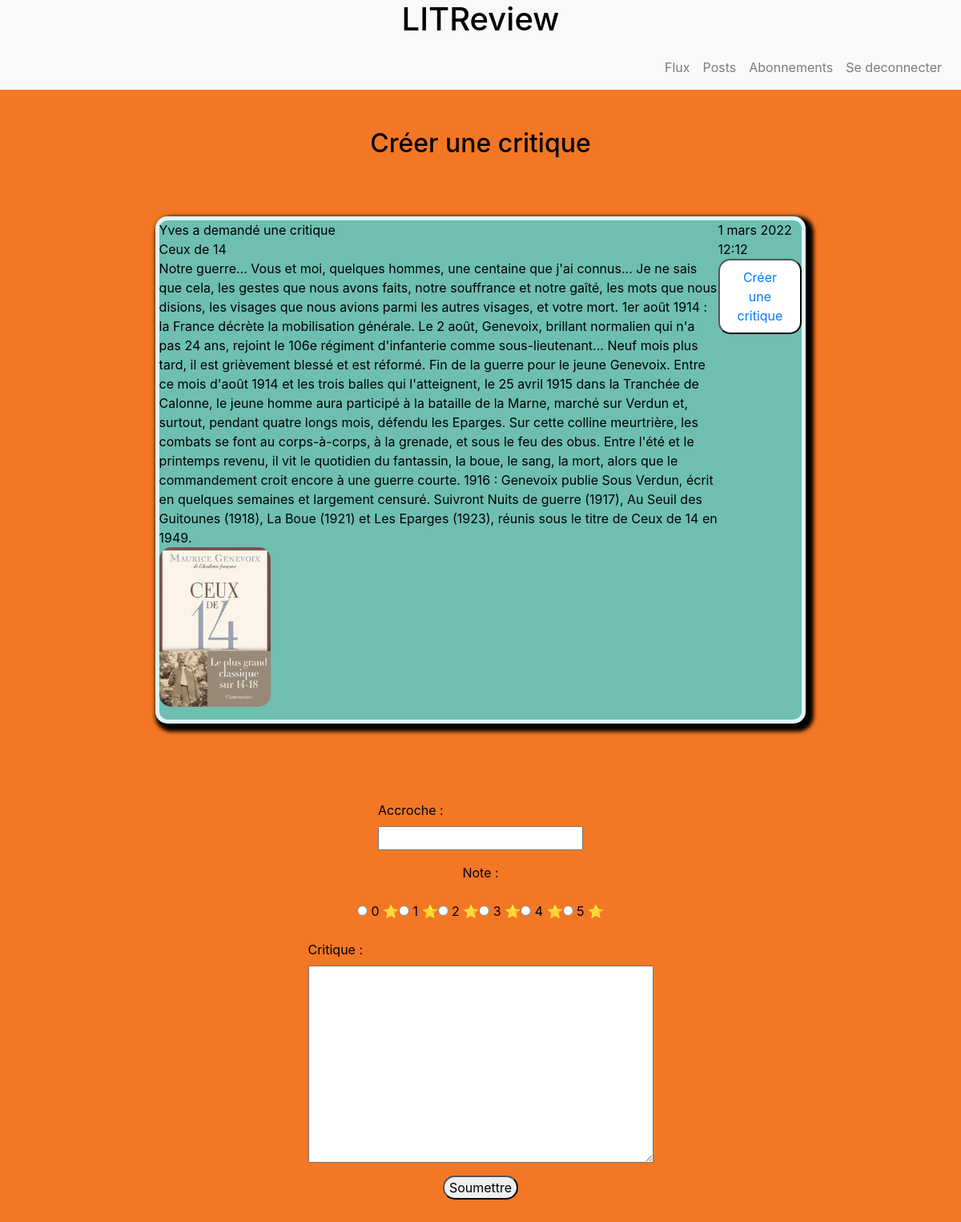
Screenshot of /post_ticket_review/7/ (signed in) with the database file from the repository.
### flux/models.py (models this page shows, shortened)
class Ticket(models.Model):
    titre = models.CharField(max_length=128, blank=True)
    description = models.TextField(max_length=2048, blank=True)
    user = models.ForeignKey(to=settings.AUTH_USER_MODEL, on_delete=models.CASCADE, blank=True)
    image = models.ImageField(null=True, blank=True)
    time_created = models.DateTimeField(auto_now_add=True, blank=True)
    rated = models.BooleanField(default=False)
    IMAGE_MAX_SIZE = (400, 400)

### authentication/models.py (models this page shows)
class User(AbstractUser):
    ...

### flux/views.py (the view, shortened to what this page needs)
# urls.py: path('post_ticket_review/<int:ticket_id>/', flux_views.post_ticket_review, name='post-ticket-review'),
@login_required
def post_ticket_review(request, ticket_id):
    review_form = forms.ReviewForm()
    ticket = get_object_or_404(models.Ticket, id=ticket_id)
    context = {
        'review_form': review_form,
        'item': ticket
    }
    return render(request, 'flux/post_ticket_review.html', context=context)

### flux/forms.py
class ReviewForm(forms.ModelForm):
    STARS = [
        ('0', '0 ⭐'),
        ('1', '1 ⭐'),
        ('2', '2 ⭐'),
        ('3', '3 ⭐'),
        ('4', '4 ⭐'),
        ('5', '5 ⭐'),
    ]
    edit_review = forms.BooleanField(widget=forms.HiddenInput, initial=True)
    note = forms.ChoiceField(widget=forms.RadioSelect, choices=STARS)
    class Meta:
        model = models.Review
        fields = ['accroche', 'note', 'critique']

### flux/templates/flux/post_ticket_review.html (shortened to what this page needs)
{% extends 'base.html' %}
{% block content %}
<h2>Créer une critique</h2>
<section class="form">
    {% include "ticket_unrated.html" %}
    <form method="post" enctype=multipart/form-data>
        {{ review_form.as_p }}
        <button type="submit" >Soumettre</button>
    </form>
</section>
{% endblock content %}

### flux/templates/flux/posts/ticket_unrated.html (shortened to what this page needs)
<div class="container">
    <div class="jumbotron bg-transparent">
        <div class="ticket_unrated m-auto">
            <p> {{ item.user }} a demandé une critique <br>
                {{ item.titre }} <br>
                {{ item.description }}
                {% if item.image %}
                    <img src="{{ item.image.url }}">
                {% endif %}
            </p>
            <p>{{ item.time_created }}
                <button class="create_post">
                    <a class="nav-link" href="{% url 'post-ticket-review' item.id %}">Créer une critique</a>
                </button>
            </p>
        </div>
    </div>
</div>

### static/styles.css (style rules this page uses)
.review, .ticket_unrated, .ticket { border: 5px solid #DFF6FF; border-radius: 15px; -webkit-box-shadow: 5px 5px 5px 5px black; box-shadow: 5px 5px 5px 5px black; margin-top: 25px; margin-bottom: 25px; }
body { background: #f37724; color: black; height: 50%; }
input, h2, h1 { text-align: center; }
button { border-radius: 15px; }
.ticket_unrated { display: -webkit-box; display: -ms-flexbox; display: flex; -webkit-box-orient: horizontal; -webkit-box-direction: normal; -ms-flex-direction: row; flex-direction: row; -webkit-box-align: start; -ms-flex-align: start; align-items: flex-start; -webkit-box-pack: justify; -ms-flex-pack: justify; justify-content: space-between; background-color: #6ebfb1; width: 80%; }
.ticket_unrated img { max-width: 20%; border-radius: 15px; }
.ticket_unrated .create_post { background-color: white; border-radius: 15px; }
.ticket_unrated p { display: -webkit-box; display: -ms-flexbox; display: flex; -webkit-box-orient: vertical; -webkit-box-direction: normal; -ms-flex-direction: column; flex-direction: column; -webkit-box-align: stretch; -ms-flex-align: stretch; align-items: stretch; -webkit-box-pack: none; -ms-flex-pack: none; justify-content: none; height: 90%; }
#id_note { display: -webkit-box; display: -ms-flexbox; display: flex; -webkit-box-orient: horizontal; -webkit-box-direction: normal; -ms-flex-direction: row; flex-direction: row; -webkit-box-align: center; -ms-flex-align: center; align-items: center; -webkit-box-pack: center; -ms-flex-pack: center; justify-content: center; }
.delete_form, form { display: -webkit-box; display: -ms-flexbox; display: flex; -webkit-box-orient: vertical; -webkit-box-direction: normal; -ms-flex-direction: column; flex-direction: column; -webkit-box-align: center; -ms-flex-align: center; align-items: center; -webkit-box-pack: none; -ms-flex-pack: none; justify-content: none; }
.form p { display: -webkit-box; display: -ms-flexbox; display: flex; -webkit-box-orient: vertical; -webkit-box-direction: normal; -ms-flex-direction: column; flex-direction: column; -webkit-box-align: none; -ms-flex-align: none; align-items: none; -webkit-box-pack: space-evenly; -ms-flex-pack: space-evenly; justify-content: space-evenly; }
.form p a { display: -webkit-box; display: -ms-flexbox; display: flex; -webkit-box-orient: vertical; -webkit-box-direction: normal; -ms-flex-direction: none; flex-direction: none; -webkit-box-align: none; -ms-flex-align: none; align-items: none; -webkit-box-pack: space-evenly; -ms-flex-pack: space-evenly; justify-content: space-evenly; }

### rows the page displays
Ticket: user "Yves", titre "Ceux de 14", description "Notre guerre... Vous et moi, quelques hommes, une centaine que j'ai connus... Je ne sais que cela, les gestes que nous avons faits, notre souffrance et notre gaîté, les mots que nous disions, les visages que nous avions parmi les autres visages, et votre mort. 1er août 1914 : la France décrète la mobilisation générale. Le 2 août, Genevoix, brillant normalien qui n'a pas 24 ans, rejoint le 106e régiment d'infanterie comme sous-lieutenant... Neuf mois plus tard, il est grièvement blessé et est réformé. Fin de la guerre pour le jeune Genevoix. Entre ce mois d'août 1914 et les trois balles qui l'atteignent, le 25 avril 1915 dans la Tranchée de Calonne, le jeune homme aura participé à la…", image (picture), time_created "1 mars 2022 12:12"
